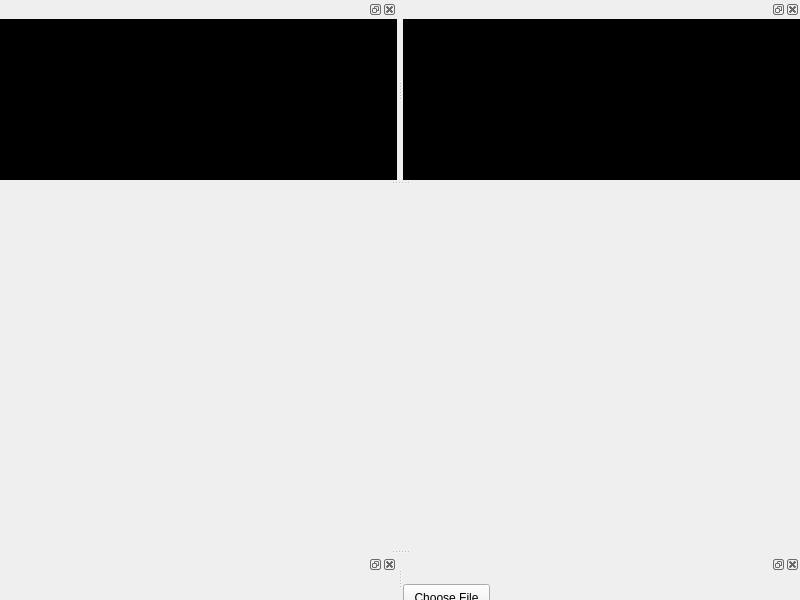
<?xml version="1.0" encoding="UTF-8"?>
<ui version="4.0">
 <class>productionTab</class>
 <widget class="QMainWindow" name="productionTab">
  <property name="geometry">
   <rect>
    <x>0</x>
    <y>0</y>
    <width>800</width>
    <height>600</height>
   </rect>
  </property>
  <property name="windowTitle">
   <string>MainWindow</string>
  </property>
  <widget class="QWidget" name="prodCentralWidget"/>
  <widget class="QDockWidget" name="prodDockWidget">
   <property name="minimumSize">
    <size>
     <width>250</width>
     <height>180</height>
    </size>
   </property>
   <property name="styleSheet">
    <string notr="true">background-color: black;</string>
   </property>
   <attribute name="dockWidgetArea">
    <number>4</number>
   </attribute>
   <widget class="QWidget" name="prodVideoWidget"/>
  </widget>
  <widget class="QDockWidget" name="prodDockWidget2">
   <property name="minimumSize">
    <size>
     <width>250</width>
     <height>180</height>
    </size>
   </property>
   <property name="styleSheet">
    <string notr="true">background-color: black;</string>
   </property>
   <attribute name="dockWidgetArea">
    <number>4</number>
   </attribute>
   <widget class="QWidget" name="prodVideoWidget2"/>
  </widget>
  <widget class="QDockWidget" name="prodDockWidget3">
   <attribute name="dockWidgetArea">
    <number>8</number>
   </attribute>
   <widget class="QWidget" name="prodVideoWidget_2">
    <layout class="QGridLayout" name="gridLayout">
     <property name="spacing">
      <number>0</number>
     </property>
     <item row="0" column="0">
      <widget class="QWidget" name="prodPrevBorder1" native="true">
       <layout class="QVBoxLayout" name="verticalLayout_2">
        <property name="spacing">
         <number>3</number>
        </property>
        <property name="margin">
         <number>2</number>
        </property>
        <item>
         <widget class="QWidget" name="prodPrevWidget1" native="true">
          <property name="styleSheet">
           <string notr="true">background-color:black;</string>
          </property>
         </widget>
        </item>
       </layout>
      </widget>
     </item>
     <item row="0" column="1">
      <widget class="QWidget" name="prodPrevBorder2" native="true">
       <layout class="QVBoxLayout" name="verticalLayout_3">
        <property name="margin">
         <number>2</number>
        </property>
        <item>
         <widget class="QWidget" name="prodPrevWidget2" native="true">
          <property name="styleSheet">
           <string notr="true">background-color:black;</string>
          </property>
         </widget>
        </item>
       </layout>
      </widget>
     </item>
     <item row="0" column="2">
      <widget class="QWidget" name="prodPrevBorder3" native="true">
       <layout class="QVBoxLayout" name="verticalLayout_4">
        <property name="margin">
         <number>2</number>
        </property>
        <item>
         <widget class="QWidget" name="prodPrevWidget3" native="true">
          <property name="styleSheet">
           <string notr="true">background-color:black;</string>
          </property>
         </widget>
        </item>
       </layout>
      </widget>
     </item>
     <item row="1" column="0">
      <widget class="QWidget" name="prodPrevBorder4" native="true">
       <layout class="QVBoxLayout" name="verticalLayout_5">
        <property name="margin">
         <number>2</number>
        </property>
        <item>
         <widget class="QWidget" name="prodPrevWidget4" native="true">
          <property name="styleSheet">
           <string notr="true">background-color:black;</string>
          </property>
         </widget>
        </item>
       </layout>
      </widget>
     </item>
     <item row="1" column="1">
      <widget class="QWidget" name="prodPrevBorder5" native="true">
       <layout class="QVBoxLayout" name="verticalLayout_6">
        <property name="margin">
         <number>2</number>
        </property>
        <item>
         <widget class="QWidget" name="prodPrevWidget5" native="true">
          <property name="styleSheet">
           <string notr="true">background-color:black;</string>
          </property>
         </widget>
        </item>
       </layout>
      </widget>
     </item>
     <item row="1" column="2">
      <widget class="QWidget" name="prodPrevBorder6" native="true">
       <layout class="QVBoxLayout" name="verticalLayout_7">
        <property name="margin">
         <number>2</number>
        </property>
        <item>
         <widget class="QWidget" name="prodPrevWidget6" native="true">
          <property name="styleSheet">
           <string notr="true">background-color:black;</string>
          </property>
         </widget>
        </item>
       </layout>
      </widget>
     </item>
    </layout>
   </widget>
  </widget>
  <widget class="QDockWidget" name="prodDockWidget4">
   <attribute name="dockWidgetArea">
    <number>8</number>
   </attribute>
   <widget class="QWidget" name="prodControlsWidget">
    <widget class="QPushButton" name="chooseFile">
     <property name="geometry">
      <rect>
       <x>0</x>
       <y>10</y>
       <width>87</width>
       <height>27</height>
      </rect>
     </property>
     <property name="text">
      <string>Choose File</string>
     </property>
    </widget>
   </widget>
  </widget>
 </widget>
 <resources/>
 <connections/>
</ui>
